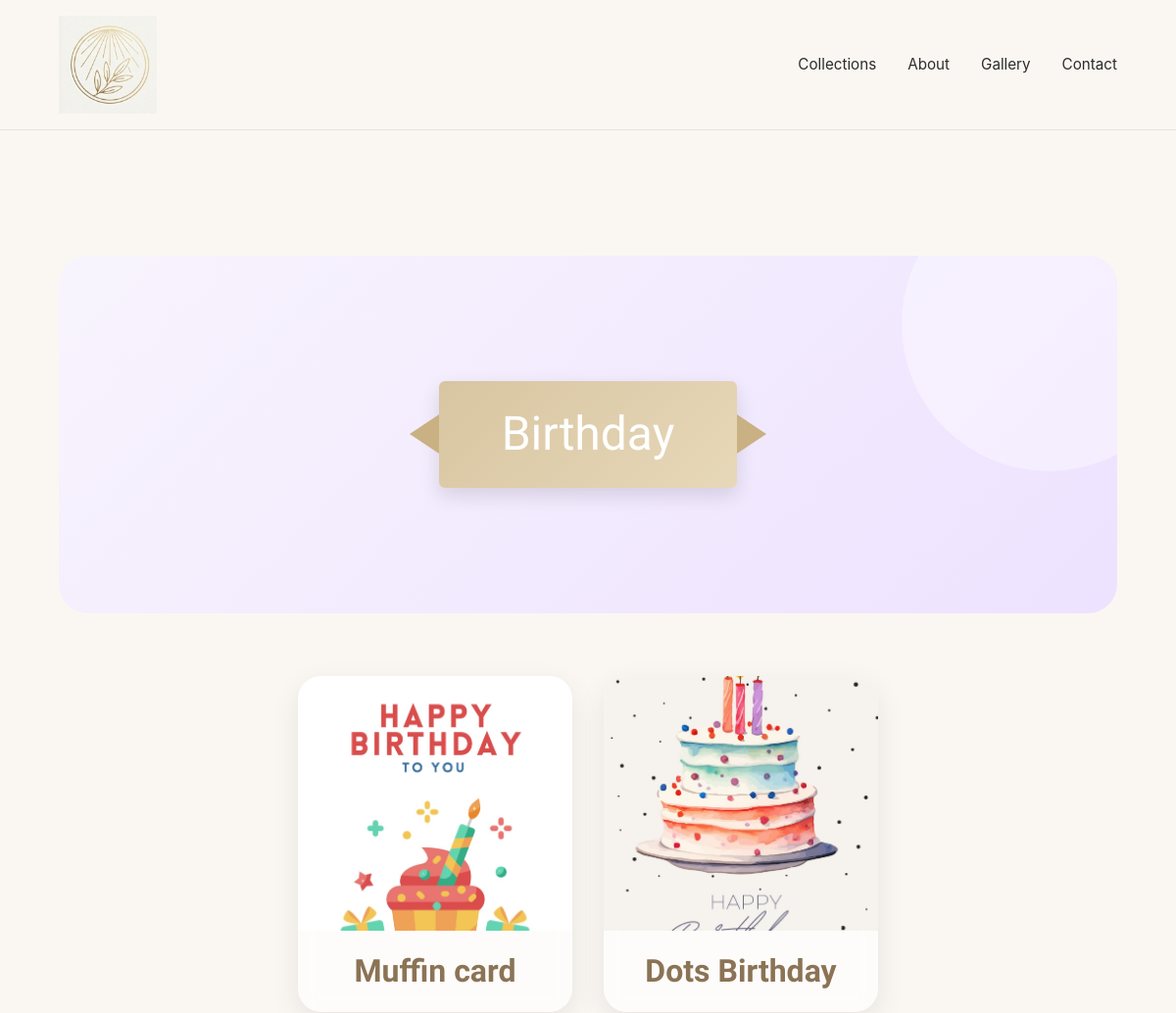
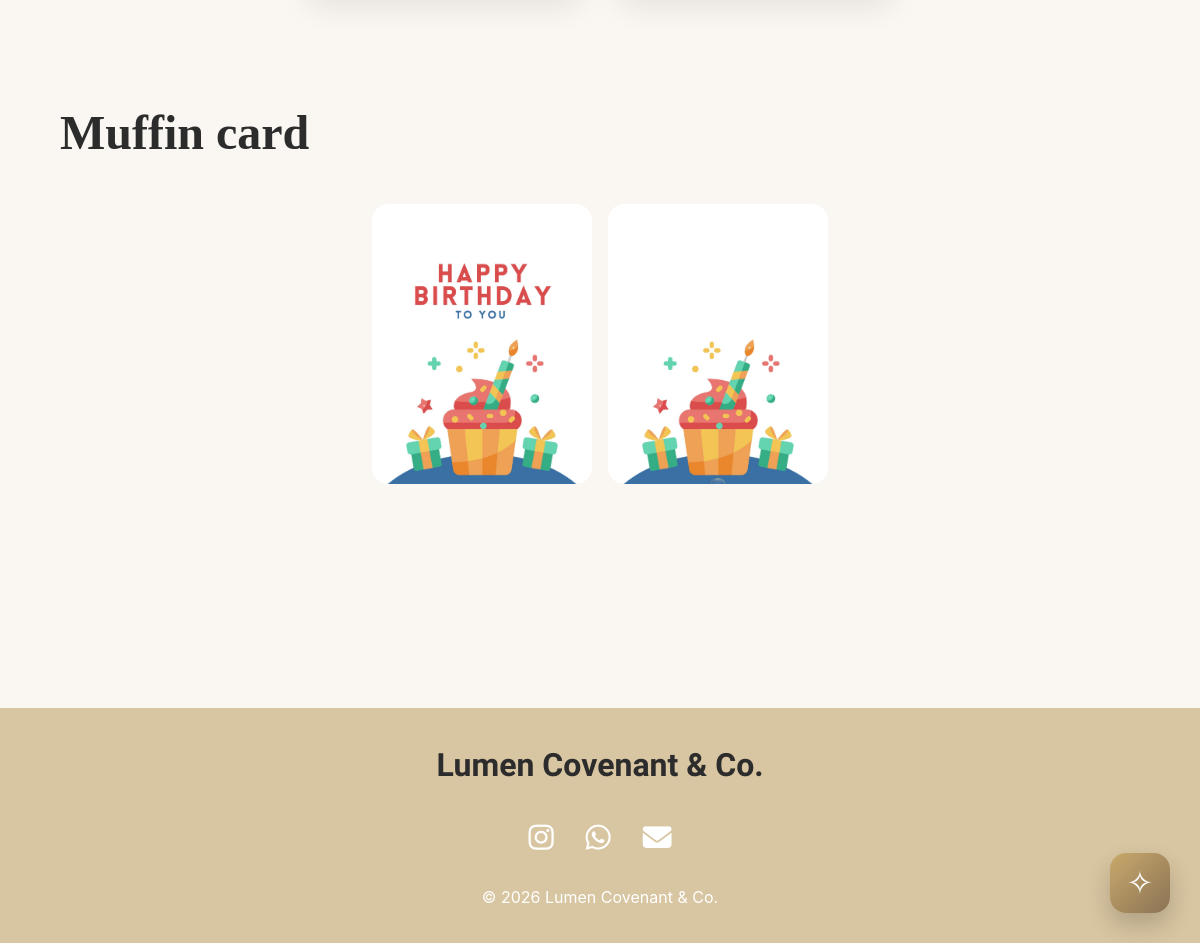
Screenshot of /collections/Birthday with the database file from the repository (2 pictures, top to bottom).
### models.py (models this page shows)
class Card(db.Model):
    id = db.Column(db.Integer, primary_key=True)
    name = db.Column(db.String(100), nullable=False)
    category = db.Column(db.String(50), nullable=False)
    slug = db.Column(db.String(120), unique=True)
    description = db.Column(db.Text)
    front_image = db.Column(db.String(255))
    inside_left_image = db.Column(db.String(255))
    inside_right_image = db.Column(db.String(255))
    back_image = db.Column(db.String(255))
    featured = db.Column(db.Boolean, default=False)
    active = db.Column(db.Boolean, default=True)
    created_at = db.Column(
        db.DateTime,
        default=datetime.now(timezone.utc)
    )

### app.py (the view)
@app.route("/collections/<collection_name>")
def view_collection(collection_name):
    cards = Card.query.filter_by(
        category=collection_name,
        active=True
    ).all()
    return render_template("collection.html", collection_name=collection_name, cards=cards)

### templates/collection.html (shortened to what this page needs)
{% extends 'base.html' %}
{% block content %}
<section class="container">
    <section class="collection-banner">
        <div class="ribbon-wrapper">
            <div class="ribbon">{{ collection_name }}</div>
        </div>
    </section>
    <div class="collection-grid">
        {% for card in cards %}
        <div class="collection-card card-preview"
            data-name="{{ card.name }}"
            data-description="{{ card.description or '' }}"
            data-front="{{ url_for('static', filename='uploads/cards/' + card.front_image) if card.front_image else '' }}"
            data-left="{{ url_for('static', filename='uploads/cards/' + card.inside_left_image) if card.inside_left_image else '' }}"
            data-right="{{ url_for('static', filename='uploads/cards/' + card.inside_right_image) if card.inside_right_image else '' }}"
            data-back="{{ url_for('static', filename='uploads/cards/' + card.back_image) if card.back_image else '' }}">
            {% if card.front_image %}
            <img src="{{ url_for('static', filename='uploads/cards/' + card.front_image) }}"
                 alt="{{ card.name }}">
            {% endif %}
            <h3>{{ card.name }}</h3>
        </div>
        {% endfor %}
    </div>
    <section class="card-detail-section">
        <h2 id="detail-name">
            {{ cards[0].name }}
        </h2>
        <div class="detail-gallery">
            {% if cards[0].front_image %}
            <img id="detail-front"
                 src="{{ url_for('static', filename='uploads/cards/' + cards[0].front_image) }}">
            {% endif %}
            {% if cards[0].back_image %}
            <img id="detail-back"
                 src="{{ url_for('static', filename='uploads/cards/' + cards[0].back_image) }}">
            {% endif %}
        </div>
    </section>
</section>
{% endblock %}

### static/css/style.css (style rules this page uses)
* { margin: 0; padding: 0; box-sizing: border-box; }
html { scroll-behavior: smooth; }
body { font-family: 'Inter', sans-serif; color: #2c2c2c; background-color: #faf7f2; line-height: 1.6; }
:root { --cream: #faf7f2; --champagne: #e8dcc8; --taupe: #8b7355; --charcoal: #2c2c2c; --gold: #c8a96b; --white: #ffffff; }
h1, h2, h3, h4 { font-family: 'DM Serif Display'; font-weight: 600; color: var(--charcoal); }
h2 { font-size: 3rem; margin-bottom: 1rem; }
h3 { font-family: 'Allura', cursive; font-size: 2rem; }
.container { width: 90%; max-width: 1200px; margin: 0 auto; }
section { padding: 6rem 0; }
.collection-grid { display: flex; flex-wrap: wrap; justify-content: center; gap: 2rem; margin-top: 3rem; }
.collection-card { width: 280px; min-width: 280px; background: rgba(255,255,255,.65); backdrop-filter: blur(10px); border-radius: 24px; overflow: hidden; box-shadow: 0 10px 30px rgba(0,0,0,.08); transition: all .35s ease; cursor: pointer; }
.collection-card img { width: 100%; height: 260px; object-fit: cover; display: block; transition: transform .4s ease; }
.collection-card h3 { min-height: 60px; display: flex; justify-content: center; text-align: center; padding: 1rem; color: var(--taupe); margin: 0; }
.detail-gallery { display: flex; justify-content: center; gap: 1rem; flex-wrap: wrap; margin: 2rem 0; }
.detail-gallery img { width: 220px; height: 280px; object-fit: cover; border-radius: 16px; }
.collection-banner { background: linear-gradient( 135deg, #f8f4fd, #ede2ff ); border-radius: 30px; padding: 5rem 2rem; margin: 2rem auto 4rem auto; text-align: center; position: relative; overflow: hidden; }
.collection-banner::before { content: ""; position: absolute; width: 300px; height: 300px; background: rgba(255,255,255,.35); border-radius: 50%; top: -80px; right: -80px; }
.ribbon-wrapper { display: flex; justify-content: center; margin: 3rem 0; }
.ribbon { position: relative; background: linear-gradient( 135deg, #d8c5a1, #e7d8b9 ); color: white; padding: 1rem 4rem; border-radius: 6px; font-family: 'Allura', cursive; font-size: 3rem; box-shadow: 0 8px 20px rgba(0,0,0,.12); }
.ribbon::before, .ribbon::after { content: ""; position: absolute; top: 50%; width: 0; height: 0; transform: translateY(-50%); }
.ribbon::before { left: -30px; border-top: 20px solid transparent; border-bottom: 20px solid transparent; border-right: 30px solid #c9b184; }
.ribbon::after { right: -30px; border-top: 20px solid transparent; border-bottom: 20px solid transparent; border-left: 30px solid #c9b184; }

### rows the page displays
Card: front_image (picture), name "Muffin card", back_image (picture)
Card: front_image (picture), name "Dots Birthday"

### other values shown
{{ collection_name }} "Birthday"
